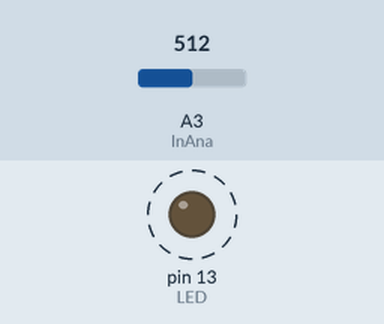
Bench run of a sketch on a simulated Arduino Uno, built with avr-gcc and run on an emulated ATmega328P. Shown: output pins drawn as LEDs (lit = HIGH). Dashed ring = blinking. The inputs (shaded band) are chosen by the test bench; at power-on: A3 (InAna) = 512. What the sketch prints to the serial monitor is not drawn.

Above: at 0.7 s.
Timing chart, 0 to 3.0 s (numbered marks = the images above):
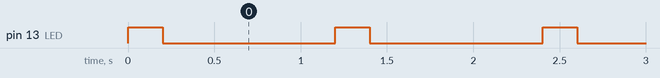

Measured:
- by itself, pin 13 (LED): alternates HIGH for 0.20 s and LOW for 1.0 s

The sketch:

Blink_gpio13.ino
```cpp
/*

*/

#define LED 13
#define InAna 3

void setup() {
  Serial.begin(9600);
  pinMode(LED, OUTPUT);
}

void loop() {

  int value = analogRead(InAna);

  Serial.println(value);
  digitalWrite(LED, HIGH);
  delay(200); // delay in between reads for stability
  digitalWrite(LED, LOW);
  delay(1000);
}
```
